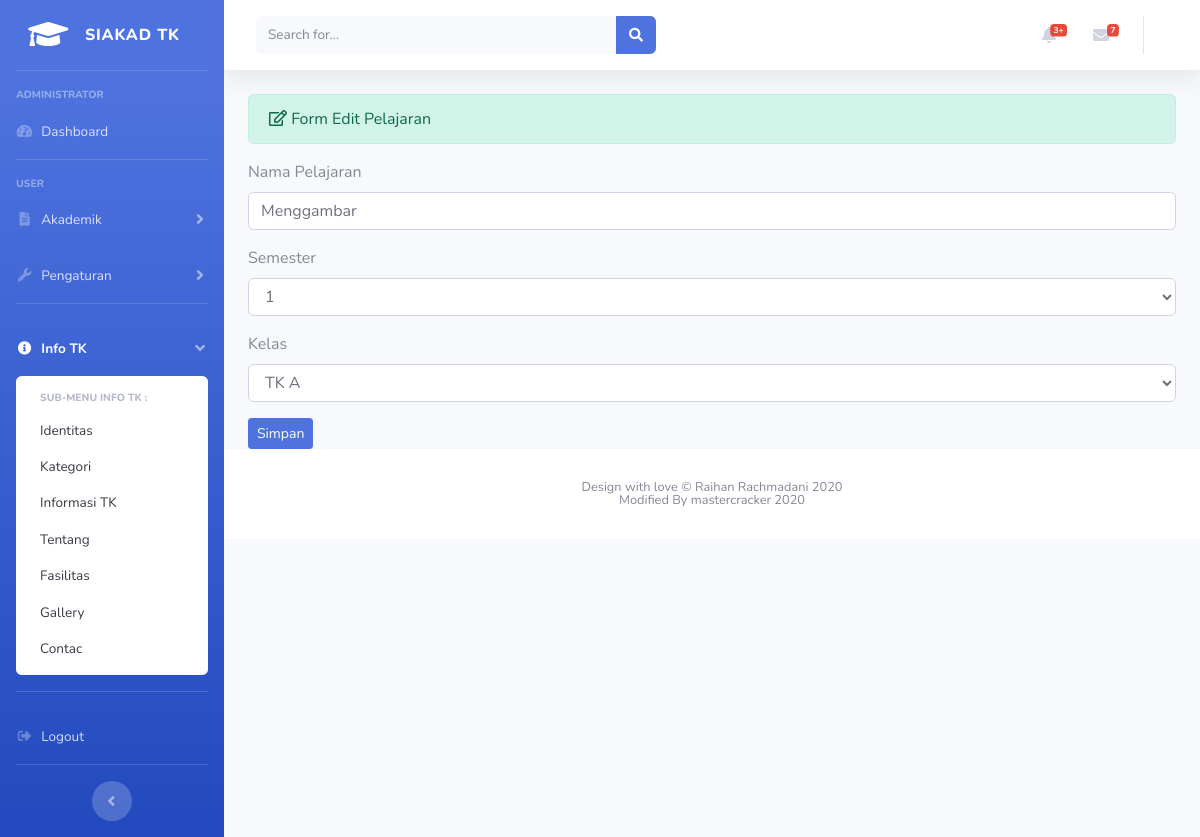
The app's page /pelajaran/update/P01 with its own data.
### tables this page shows
CREATE TABLE `pelajaran` (
  `kode_pelajaran` varchar(100) NOT NULL,
  `nama_pelajaran` varchar(100) NOT NULL,
  `semester` int(10) NOT NULL,
  `kelas` varchar(100) NOT NULL
);

CREATE TABLE `kelas` (
  `id_kelas` int(11) NOT NULL,
  `kode_kelas` varchar(3) NOT NULL,
  `nama_kelas` varchar(25) NOT NULL
);

### application/controllers/pelajaran.php (called while the page is built, shortened)
<?php
class pelajaran extends CI_Controller
{
    public function update($kode)
    {
        $data['title'] = 'Siakad TK';
        $data['pelajaran'] = $this->pelajaran_model->get_data($kode);
        $data['kelas'] = $this->pelajaran_model->tampil_data('kelas')->result();
        $this->load->view('template/header', $data);
        $this->load->view('template/sidebar', $data);
        $this->load->view('template/topbar', $data);
        $this->load->view('user/pelajaran_update', $data);
        $this->load->view('template/footer');
    }
}

### index.php (called while the page is built, shortened)
<?php
require_once BASEPATH.'core/CodeIgniter.php';

### application/models/pelajaran_model.php (called while the page is built, shortened)
<?php
class pelajaran_model extends CI_Model
{
    public function get_data($id){
        $this->db->select('*');
        $this->db->from('pelajaran');
        $this->db->join('kelas', 'kelas.nama_kelas = pelajaran.kelas', 'inner');
        $this->db->where('pelajaran.kode_pelajaran', $id);
        return $this->db->get()->result_array();
    }
}

### application/views/user/pelajaran_update.php (the view, shortened to what this page needs)
<div class="container-fluid">
    <div class="alert alert-success" role="alert">
        <i class="far fa-edit"></i> Form Edit Pelajaran
    </div>
    <?php foreach($pelajaran as $pl) : ?>
        <form method="post" action="<?= base_url();?>pelajaran/update_aksi/<?= $pl['kode_pelajaran']; ?> ">
            <div class="form-group">
                <label>Nama Pelajaran</label>
                <input type="text" name="nama_pelajaran" class="form-control" value="<?= $pl['nama_pelajaran']; ?>">
            </div>
            <div class="form-group">
                <label>Semester</label>
                <select name="semester" class="form-control">
                    <option><?= $pl['semester']; ?></option>
                </select>
            </div>
            <div class="form-group">
                <label>Kelas</label>
                <select name="nama_kelas" class="form-control">
                    <option><?= $pl['nama_kelas']; ?></option>
                </select>
            </div>
            <button type="submit" class="btn btn-sm btn-primary">Simpan</button>
        </form>
    <?php endforeach;?>
</div>

### records on screen
pelajaran: nama_pelajaran "Menggambar", semester "1", nama_kelas "TK A"
